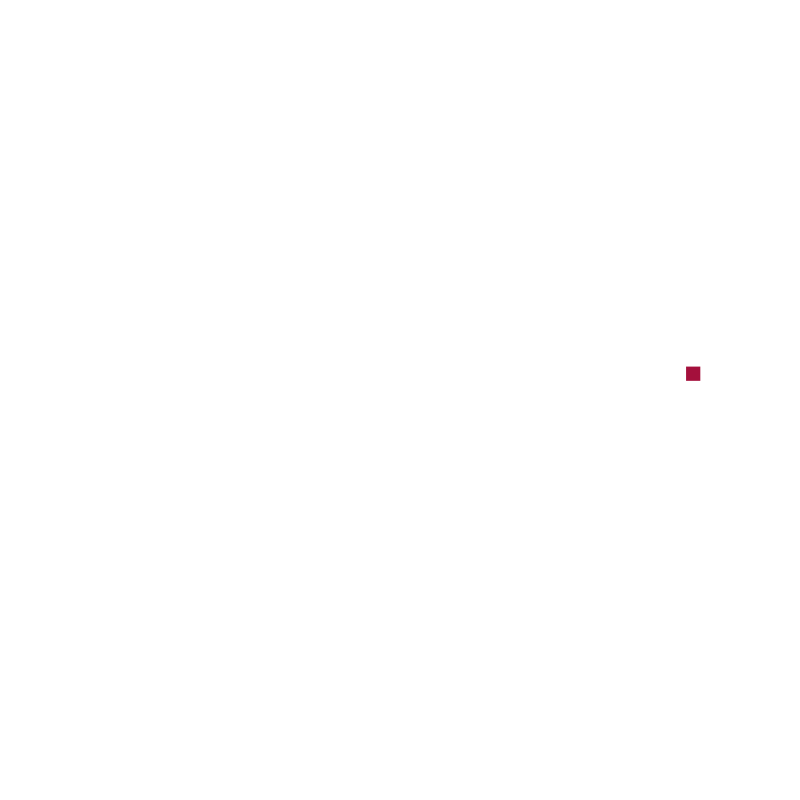
Frame 1 (no input)
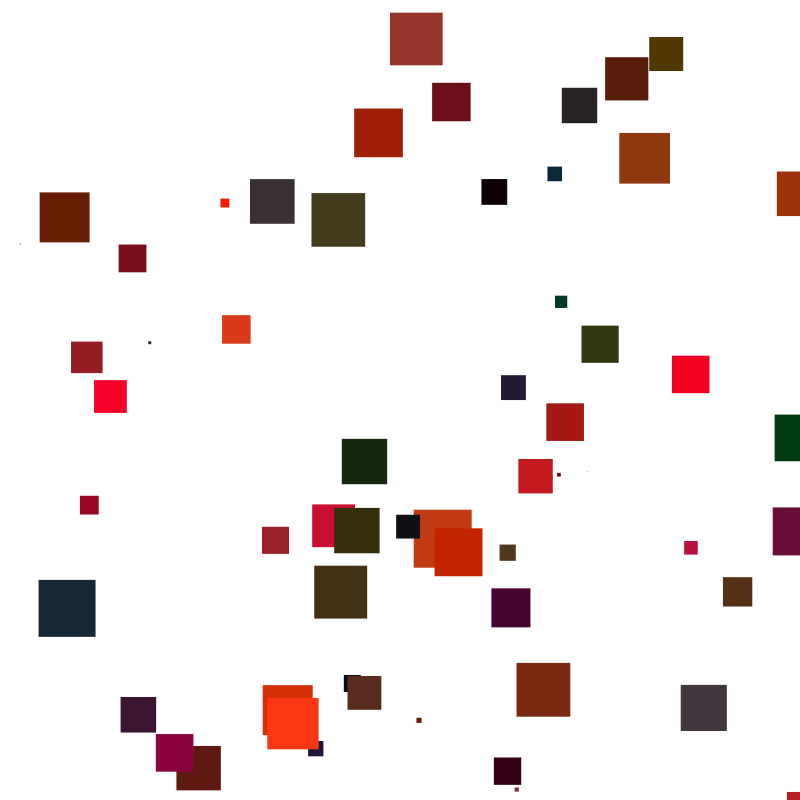
Frame 60 (the mouse pressed at the canvas centre just before this capture)
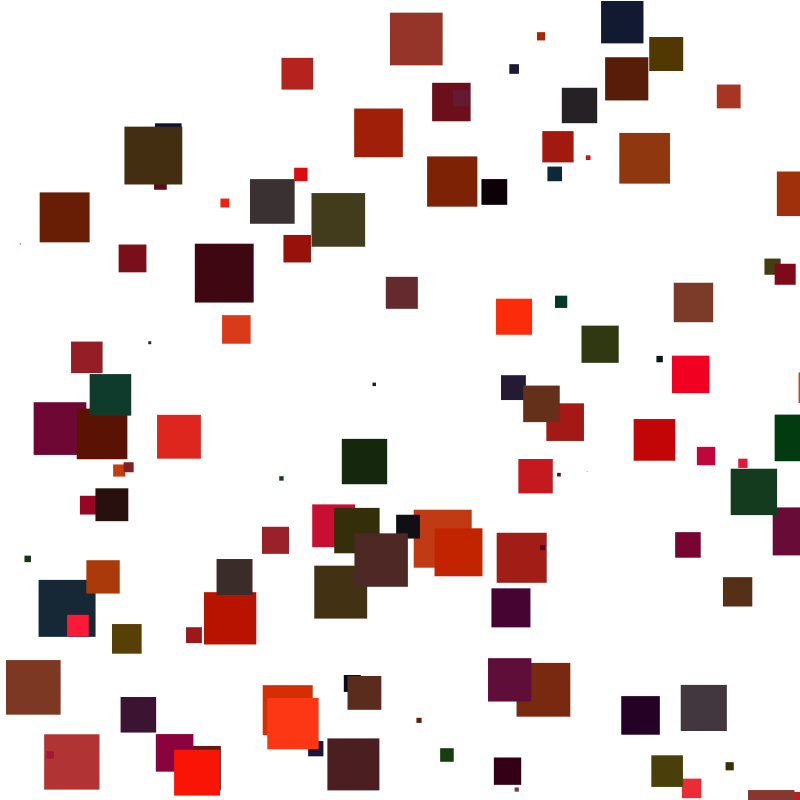
Frame 120 (the mouse held since frame 60 and released just before this capture)

The Processing sketch that drew these frames (run headless with seeded random() and noise(); from frame 60 on, the mouse is pressed at the canvas centre):

// Processing sketch: sketch_oct11a
// ── sketch_oct11a.pde
float r;
float g;
float b;
float a;

float s;

float x;
float xx;
float y;
float yy;

void setup(){
  size(800,800);
  smooth();
  background(255);
}

void draw (){
 r= random(255);
 g= random(255);
 b= random(255);
 a= 255;
 
 s= random(60);
 
 x= random(width);
 xx= random(width);
 y= random(height);
 yy= random(height);
 float xxx= random(width);
 float yyy= random(height);
 
 noStroke();
 
 fill(r,g/4,b/4,a);
 rect(x,y,s,s);
 
 //fill(r/4,g,b/4,a);
 //rect(xx,yy,s,s);
 
 //fill(r/4,g/4,b,a);
 //rect(xxx,yyy,s,s);
 //background(r,g,b);
 //ellipse(yy,xx,s,s); 
}
